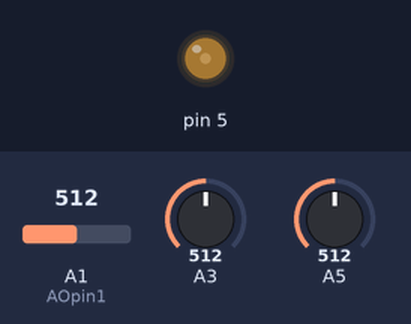
The sketch below on a simulated Arduino Uno, built with avr-gcc and run on an emulated ATmega328P. Parts: output pins drawn as LEDs (lit = HIGH). The test bench sets the inputs (shaded band); at power-on: A5 = 512, A1 (AOpin1) = 512, A3 = 512. Pins used as bus, display or sensor lines are not drawn; what the sketch prints to the serial monitor is not drawn.

Above: at 1.2 s.
1.3 s: A5 set to 716
At 2.2 s:
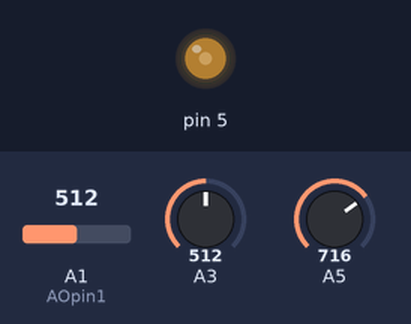
2.9 s: A5 set to 0
At 3.6 s:
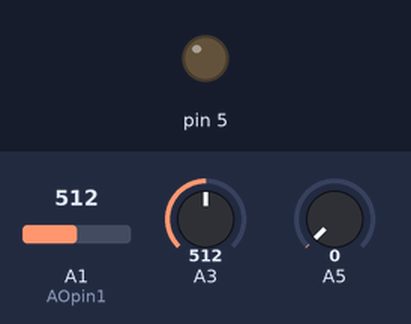
4.7 s: A1 (AOpin1) set to 406
6.2 s: A1 (AOpin1) set to 392
8.6 s: A5 set to 6
11.6 s: A5 set to 9
At 12.4 s:
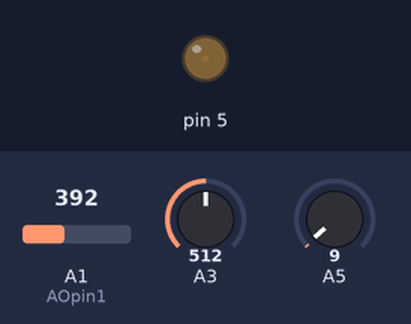
Timing chart, 0 to 14.6 s (numbered marks = the images above; inputs shaded):
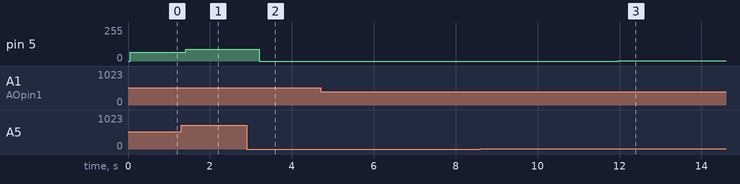

Measured:
- after the input at 1.3 s, pin 5: 64/255 → 89/255 after 0.11 s
- after the input at 2.9 s, pin 5: 89/255 → 0/255 after 0.31 s
- after the input at 4.7 s, every drawn part: stays the same
- after the input at 6.2 s, every drawn part: stays the same
- after the input at 8.6 s, every drawn part: stays the same
- after the input at 11.6 s, pin 5: 0/255 → 1/255 after 0.37 s

The sketch:

photodiodearray.ino
```cpp
// Parallel read of the linear sensor array TSL1402R (= the sensor with 256 photodiodes)
// modified to work with TSL2014 896 channel array by B. Leverington
//-------------------------------------------------------------------------------------

// Define various ADC prescaler:
const unsigned char PS_32 = (1 << ADPS2) | (1 << ADPS0);
const unsigned char PS_128 = (1 << ADPS2) | (1 << ADPS1) | (1 << ADPS0);
int CLKpin = 4;    // <-- Arduino pin delivering the clock pulses to pin 3 (CLK) of the TSL1402R / pin 6 of TSL2014
int SIpin = 6;     // <-- Arduino pin delivering the SI (serial-input) pulse to pin 2 of the TSL1402R / pin 2 of TSL2014
int AOpin1 = 1;    // <-- Arduino pin connected to pin 4 (analog output 1)of the TSL1402R / pin 3 of TSL2014
uint8_t IntArray[896]; // <-- the array where the readout of the photodiodes is stored, as integers (not enough memory for longer values)
int integrationtime = 0;   // <-- Variable to store the integration time
int ledbrightness = 0;     // <-- Variable to store the led brightness level
unsigned int milliseconds = 0;  // <-- Temp. variable to measure the integrationtime


void setup()
{
  // Initialize two Arduino pins as digital output:
  pinMode(CLKpin, OUTPUT);
  pinMode(SIpin, OUTPUT);

  // To set up the ADC, first remove bits set by Arduino library, then choose
  // a prescaler: PS_16, PS_32, PS_64 or PS_128:
  ADCSRA &= ~PS_128;
  ADCSRA |= PS_32; // <-- Using PS_32 makes a single ADC conversion take ~30 us

  // Next, assert default setting:
  analogReference(DEFAULT);
  pinMode(5, OUTPUT);
  // Set all IO pins low:
  for( int i=0; i< 14; i++ )
  {
      digitalWrite(i, LOW);
  }

  // Clock out any existing SI pulse through the ccd register:
  for(int i=0;i< 900;i++)
  {
      ClockPulse();
  }

  // Create a new SI pulse and clock out that same SI pulse through the sensor register:
  digitalWrite(SIpin, HIGH);
  ClockPulse();
  digitalWrite(SIpin, LOW);
  for(int i=0;i< 900;i++)
  {
      ClockPulse();
  }

  Serial.begin(115200); // make sure this matches the COM port setting in the OS
//  Serial.println("--- Start Serial Monitor SEND_RCVE ---");

}

void loop()
{
      // Stop the ongoing integration of light quanta from each photodiode by clocking in a SI pulse
      // into the sensors register and reading out the pixels
      digitalWrite(SIpin, HIGH);
      ClockPulse();
      digitalWrite(SIpin, LOW);
      // Each clock pulse causes a new pixel to expose its value on the two outputs:
      integrationtime = millis() - milliseconds;
      for(int i=0; i < 896; i++)
      {
          delayMicroseconds(10);// <-- We add a delay to stabilize the AO output from the sensor
          IntArray[i] = analogRead(AOpin1) / 4; //convert 1024 range to 256 range
          ClockPulse();
      }


      // Read and set the LED brightness
      ledbrightness = analogRead(5)/8;    //convert 1024 range to 256 range
      analogWrite(5, ledbrightness);      // Set LED brightness


      // Next, send the measurement stored in the array to host computer using serial (rs-232).
      // communication. This takes ~220 ms during whick time no clock pulses reaches the sensor.
      // No integration is taking place during this time from the photodiodes as the integration
      // begins first after the 18th clock pulse after a SI pulse is inserted:
      Serial.print("!"); //Every measurement output starts with an exclamation mark
      for(int i = 0; i < 895; i++)
      {
          Serial.print(IntArray[i]); Serial.print(",");
      }
      Serial.print(IntArray[895]); Serial.print("|");
      Serial.print(ledbrightness); Serial.print(",");
      Serial.print(integrationtime);
      Serial.println(""); // <-- Send a linebreak to indicate the measurement is transmitted.


      // Start new integration period (same structure as when stopping the integration period)
      // => Integration time is defined as the time between subsequent readings of a pixel
      digitalWrite(SIpin, HIGH);
      ClockPulse();
      digitalWrite(SIpin, LOW);
      // Each clock pulse causes a new pixel to expose its value on the two outputs:
      milliseconds = millis();  //Start time of the integration
      for(int i=0; i < 896; i++)
      {
          delayMicroseconds(10);
          IntArray[i] = analogRead(AOpin1) / 4;
          ClockPulse();
      }


      // Add additional integration time (without any delay it is ~42ms)
     delay(analogRead(3)/8); // Read integration delay from potentiometer
}

// This function generates an outgoing clock pulse from the Arduino digital pin 'CLKpin'. This clock
// pulse is fed into pin 3 of the linear sensor:
void ClockPulse()
{
  delayMicroseconds(1);
  digitalWrite(CLKpin, HIGH);
  digitalWrite(CLKpin, LOW);
}
```
